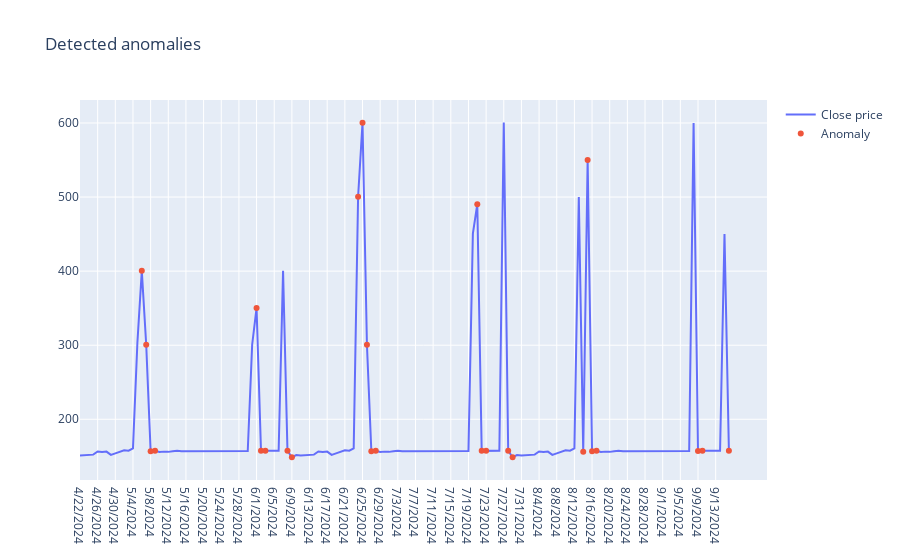

Notebook code cell kept with this figure:
### Code cell
fig = go.Figure()
fig.add_trace(go.Scatter(x=anomaly_df['Date'], y=anomaly_df['Close'], name='Close price'))
fig.add_trace(go.Scatter(x=anomalies['Date'], y=anomalies['Close'], mode='markers', name='Anomaly'))
fig.update_layout(showlegend=True, title='Detected anomalies')
fig.show()

### Figure 1 — Plotly figure (JSON) as saved in the notebook; plotly's stock layout.template omitted (floating-point values rounded to 4 significant figures; data arrays with more than 128 entries replaced by an {"elided": "..."} marker saying what was removed)
{"data": [{"name": "Close price", "type": "scatter", "x": {"elided": "148 str values"}, "y": {"elided": "148 float values"}}, {"mode": "markers", "name": "Anomaly", "type": "scatter", "x": ["5/6/2024", "5/7/2024", "5/8/2024", "5/9/2024", "6/1/2024", "6/2/2024", "6/3/2024", "6/8/2024", "6/9/2024", "6/24/2024", "6/25/2024", "6/26/2024", "6/27/2024", "6/28/2024", "7/21/2024", "7/22/2024", "7/23/2024", "7/28/2024", "7/29/2024", "8/14/2024", "8/15/2024", "8/16/2024", "8/17/2024", "9/9/2024", "9/10/2024", "9/16/2024"], "y": [400.4, 300.6, 156.9, 157.5, 350.3, 157.4, 157.4, 157.5, 148.7, 500.4, 600.3, 300.6, 156.9, 157.5, 490.3, 157.4, 157.4, 157.5, 148.7, 156.3, 550, 156.9, 157.5, 157.3, 157.4, 157.5]}], "layout": {"showlegend": true, "title": {"text": "Detected anomalies"}}}
